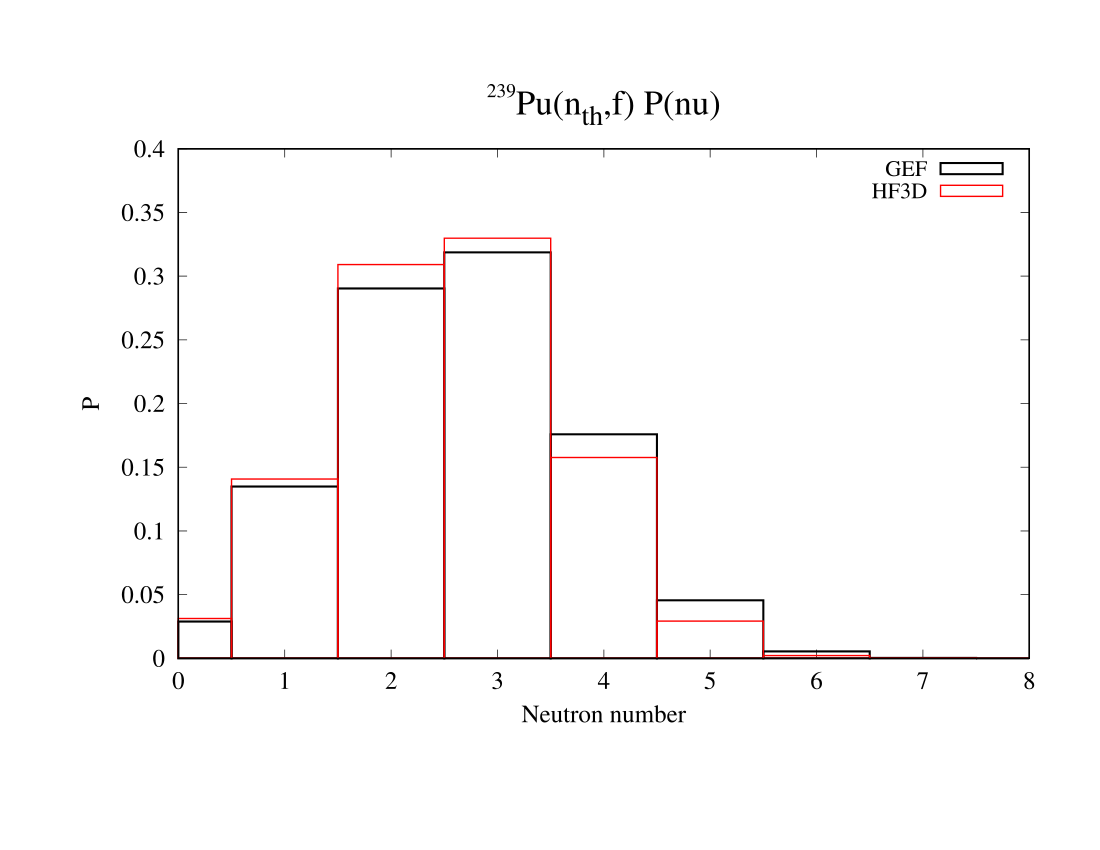

Write gnuplot code to recreate this figure.
set xlabel "Neutron number" font ",18"
set ylabel "P" font ",18" offset 0
set bmargin 5
set title "^{/=14 239}Pu(n_{th},{/=25{f}})^{/=14 } P(nu)" font ",25"
#
set pointsize 1.2
set xtics font "Times-Roman, 18" 
set ytics font "Times-Roman, 18"
#
# Setting of the axis format  
#
set format x "%G"
set format y "%G"
#
#  Setting of the legend location  
#
set key font ",16"
set key top right 
#set grid x
#set grid y
# show grid
# 
set term postscript enhanced font "Times-Roman,16" color
set output "n-Pu239-FY-Pnu.eps"
#
set style line 10 linetype 1 linewidth 3 linecolor rgb "black" 
#
#
#
######################################################################################
#
# If you want to have only solid lines then uncomment line below !!!
#  
#  a/ tick solid lines, b/ thinner solid lines, c/ dashed lines (acceptable for papers!) 
#
# set style line 1 linetype 2  linewidth 6 linecolor rgb "red"
set style line 1 linetype 2  linewidth 2 linecolor rgb "red"
# set style line 1 linetype 2  linewidth 2 linecolor rgb "red" dashtype '-..'
#
#######################################################################################
#
######################################################################################
#
# If you want to have only solid lines then uncomment line below !!!
#  
#  a/ tick solid lines, b/ thinner solid lines, c/ dashed lines (acceptable for papers!) 
#
# set style line 2 linetype 3  linewidth 6 linecolor rgb "#32CD32"
set style line 2 linetype 3  linewidth 2 linecolor rgb "#32CD32"
# set style line 2 linetype 3  linewidth 2 linecolor rgb "#32CD32" dashtype '-..'
#
#######################################################################################
#
######################################################################################
#
# If you want to have only solid lines then uncomment line below !!!
#  
#  a/ tick solid lines, b/ thinner solid lines, c/ dashed lines (acceptable for papers!) 
#
# set style line 3 linetype 4  linewidth 6 linecolor rgb "blue"
set style line 3 linetype 4  linewidth 2 linecolor rgb "blue"
# set style line 3 linetype 4  linewidth 2 linecolor rgb "blue" dashtype '-..'
#
#######################################################################################
#
######################################################################################
#
# If you want to have only solid lines then uncomment line below !!!
#  
#  a/ tick solid lines, b/ thinner solid lines, c/ dashed lines (acceptable for papers!) 
#
# set style line 4 linetype 7  linewidth 6 linecolor rgb "#B0C4DE"
set style line 4 linetype 7  linewidth 2 linecolor rgb "#B0C4DE"
# set style line 4 linetype 7  linewidth 2 linecolor rgb "#B0C4DE" dashtype '-..'
#
#######################################################################################
#
######################################################################################
#
# If you want to have only solid lines then uncomment line below !!!
#  
#  a/ tick solid lines, b/ thinner solid lines, c/ dashed lines (acceptable for papers!) 
#
# set style line 5 linetype 3  linewidth 6 linecolor rgb "#2E8B57"
set style line 5 linetype 3  linewidth 2 linecolor rgb "#2E8B57"
# set style line 5 linetype 3  linewidth 2 linecolor rgb "#2E8B57" dashtype '-..'
#
#######################################################################################
#
######################################################################################
#
# If you want to have only solid lines then uncomment line below !!!
#  
#  a/ tick solid lines, b/ thinner solid lines, c/ dashed lines (acceptable for papers!) 
#
# set style line 6 linetype 8  linewidth 6 linecolor rgb "#C71585"
set style line 6 linetype 8  linewidth 2 linecolor rgb "#C71585"
# set style line 6 linetype 8  linewidth 2 linecolor rgb "#C71585" dashtype '-..'
#
#######################################################################################
set style line 11 pointtype 1 linecolor rgb "#DC143C "
set style line 12 pointtype 2 linecolor rgb "#DC143C "
set style line 13 pointtype 3 linecolor rgb "#DC143C "
set style line 14 pointtype 4 linecolor rgb "#DC143C "
set style line 15 pointtype 5 linecolor rgb "#DC143C "
set style line 16 pointtype 6 linecolor rgb "red "
set style line 17 pointtype 7 linecolor rgb "#FF8C00 "
set style line 18 pointtype 8 linecolor rgb "orange "
set style line 19 pointtype 9 linecolor rgb "magenta "
set style line 20 pointtype 10 linecolor rgb "magenta "
set style line 21 pointtype 11 linecolor rgb "magenta "
set style line 22 pointtype 12 linecolor rgb "cyan "
set style line 23 pointtype 13 linecolor rgb "cyan "
set style line 24 pointtype 14 linecolor rgb "cyan "
set style line 25 pointtype 15 linecolor rgb "cyan "
set style line 26 pointtype 16 linecolor rgb "green "
set style line 27 pointtype 17 linecolor rgb "green "
set style line 28 pointtype 18 linecolor rgb "blue "
set style line 29 pointtype 19 linecolor rgb "blue "
set style line 30 pointtype 20 linecolor rgb "blue "
plot [0.:8.0][0.:0.4] \
"/Users/koning/talys/samples/n-Pu239-fy-gef/org/Pnun1.00E-06.fis" u ( $1 > 0. ? $1 : 1.e-10 ):( $2 > 0. ? $2 : 1.e-10 ) t "GEF" w boxes linestyle 10, \
"/Users/koning/talys/samples/n-Pu239-fy-hf3d/org/Pnun1.00E-06.fis" u ( $1 > 0. ? $1 : 1.e-10 ):( $2 > 0. ? $2 : 1.e-10 ) t "HF3D" w boxes linestyle 1, \
